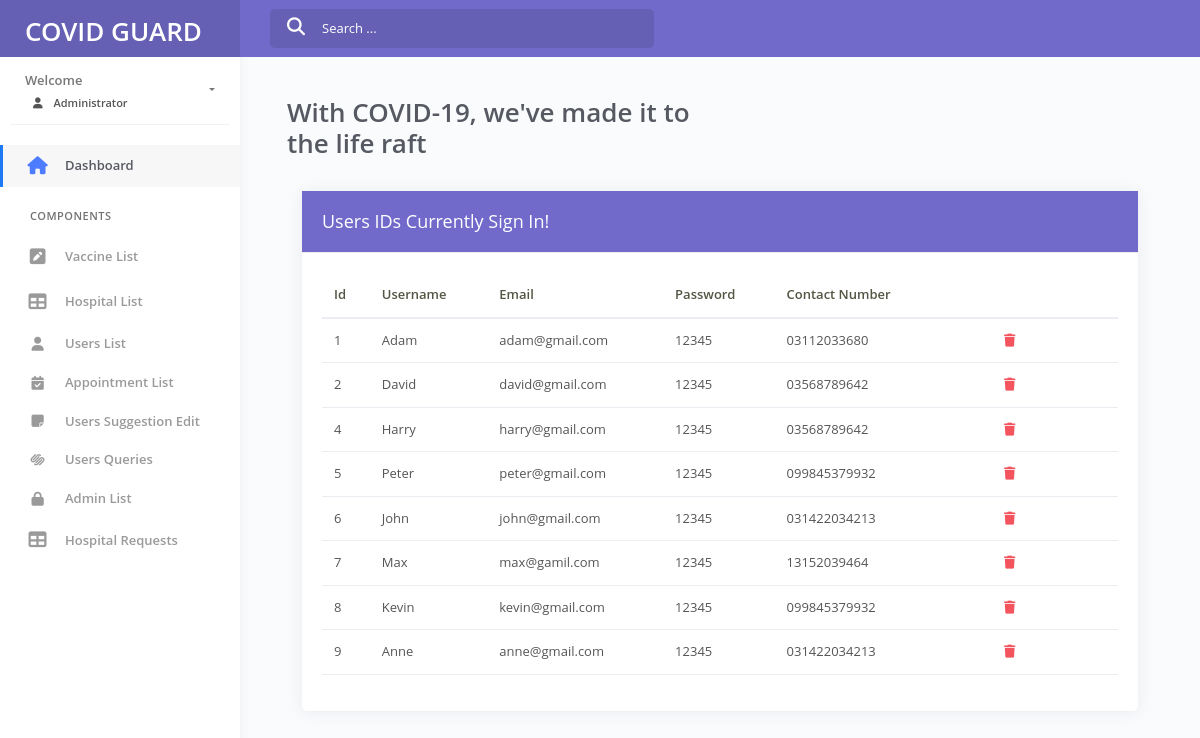
Screenshot of /Admin/Admin_panel/user.php with the database file from the repository.
### tables this page shows
CREATE TABLE `user_register` (
  `id` int(11) NOT NULL,
  `username` varchar(255) NOT NULL,
  `email` varchar(255) NOT NULL,
  `password` varchar(255) NOT NULL,
  `contact` varchar(255) NOT NULL
);

### Admin/Admin_panel/user.php (the view, shortened to what this page needs)
<?php
include("header.php");
include("connection.php");
?>
<link rel="stylesheet" href="https://cdnjs.cloudflare.com/ajax/libs/font-awesome/6.5.2/css/all.min.css" />
<div class="main-panel">
	<div class="content">
		<div class="page-inner">
          <div class="content-body">
    <div class="container-fluid">
        <div class="row page-titles mx-0">
                    <div class="col-sm-6 p-md-0">
                        <div class="welcome-text">
                            <h1 class="display-5 fw-bold my-3">With COVID-19, we've made it to the life raft</h1>
                        </div>
                    </div>
                </div>
            <div class="col-lg-12 mt-3">
                <div class="card">
                    <div class=" bg-secondary text-white card-header">
                        <h4 class="text-white card-title">Users IDs Currently Sign In!</h4>
                    </div>
                    <div class="card-body">
                        <div class="table-responsive ">
                            <table class="table table-responsive-sm text-dark">
                                <thead>
                                    <tr>
                                        <th>Id</th>
                                        <th>Username</th>
                                        <th>Email</th>
                                        <th>Password</th>
                                        <th>Contact Number</th>
                                        <th></th>
                                    </tr>
                                </thead>
                                <tbody>
                                <tr>
                                    <?php
                                       $sql = "select * from user_register";
                                       $result = mysqli_query($conn , $sql);
                                    while($rows = mysqli_fetch_assoc($result)){
                                    ?>
                                    <td><?php echo $rows['id'] ?>
                                </td>
                                                <td><?php echo $rows['username'] ?></td>
                                                <td><?php echo $rows['email'] ?> </td>
                                                <td><?php echo $rows['password'] ?> </td>
                                                <td><?php echo $rows['contact'] ?> </td>
                                                 <td>
                                                 <a href="user_delete.php?id=<?php echo $rows['id'];?>" class="mx-5 text-danger"> <i class="fa-solid fa-trash"></i></a>
                                                 </td>
                                </tr>
                                    <?php  } ?>
                              </tbody>
                            </table>
                        </div>
                    </div>
                </div>
            </div>
        </div>
    </div>
</div>
    </div>
</div>
<?php
    include("footer.php");
?>

### Admin/Admin_panel/header.php (shortened to what this page needs)
<!DOCTYPE html>
<html lang="en">
<head>
	<link rel="stylesheet" href="assets/css/bootstrap.min.css">
	<link rel="stylesheet" href="assets/css/azzara.min.css">
	<link rel="stylesheet" href="https://cdnjs.cloudflare.com/ajax/libs/font-awesome/6.5.2/css/all.min.css" />
	<link rel="stylesheet" href="assets/css/demo.css">
</head>
<body>
	<div class="wrapper">
		<div class="main-header" data-background-color="purple">
			<div class="logo-header">
				<a href="index.php" class="logo">
					<h1 class="fw-bold text-white mt-3">COVID GUARD</h1>
				</a>
				<div class="navbar-minimize">
					<button class="btn btn-minimize btn-rounded">
					</button>
				</div>
			</div>
			<nav class="navbar navbar-header navbar-expand-lg">
				<div class="container-fluid">
					<div class="collapse" id="search-nav">
						<form class="navbar-left navbar-form nav-search mr-md-3">
							<div class="input-group">
								<div class="input-group-prepend">
									<button type="submit" class="btn btn-search pr-1">
										<i class="fa fa-search search-icon"></i>
									</button>
								</div>
								<input type="text" placeholder="Search ..." class="form-control">
							</div>
						</form>
					</div>
				</div>
			</nav>
		</div>
		<div class="sidebar">
			<div class="sidebar-wrapper scrollbar-inner">
				<div class="sidebar-content">
					<div class="user">
						<div class="info">
							<a data-toggle="collapse" href="#collapseExample" aria-expanded="true">
								<span>
									<?php
										echo "<b>Welcome </b>".$_SESSION['username'];
									?>
									<span class="user-level fw-bold "><i class='fa-solid fa-user mx-2'></i>  Administrator</span>
									<span class="caret"></span>
								</span>
							</a>
						</div>
					</div>
					<ul class="nav">
						<li class="nav-item active">
							<a href="./index.php">
								<i class="fas fa-home"></i>
								<p>Dashboard</p>
							</a>
						</li>
						<li class="nav-section">
							<h4 class="text-section">Components</h4>
						</li>
						<li class="nav-item">
							<a href="./vaccine.php">
								<i class="fas fa-pen-square"></i>
								<p>Vaccine List</p>
							</a>
						</li>
						<li class="nav-item">
							<a href="./hospital.php">
								<i class="fas fa-table"></i>
								<p>Hospital List</p>
							</a>
						</li>
						<li class="nav-item">
							<a href="./user.php">
							<i class="fa-solid fa-user"></i>
								<p>Users List</p>
							</a>
						</li>
						<li class="nav-item">
							<a href="./appointment_show.php">
							<i class="fa-solid fa-calendar-check"></i>
								<p>Appointment List</p>
							</a>
						</li>
						<li class="nav-item">
							<a href="./user_suggestion.php">
							<i class="fa-solid fa-note-sticky"></i>
								<p>Users Suggestion Edit</p>
							</a>
						</li>
						<li class="nav-item">
							<a href="./user_queries.php">
							<i class="fa-brands fa-squarespace"></i>
								<p>Users Queries</p>
							</a>
						</li>
						<li class="nav-item">
							<a href="./admin.php">
							<i class="fa-solid fa-lock"></i>
								<p>Admin List</p>
							</a>
						</li>
						<li class="nav-item">
							<a href="./hospital_req.php">
								<i class="fas fa-table"></i>
								<p>Hospital Requests</p>
							</a>
						</li>
					</ul>
				</div>
			</div>
		</div>

### Admin/Admin_panel/footer.php (shortened to what this page needs)
</body>
</html>

### rows the page displays
user_register: id "1", username "Adam", email "adam@gmail.com", password "12345", contact "03112033680"
user_register: id "2", username "David", email "david@gmail.com", password "12345", contact "03568789642"
user_register: id "4", username "Harry", email "harry@gmail.com", password "12345", contact "03568789642"
user_register: id "5", username "Peter", email "peter@gmail.com", password "12345", contact "099845379932"
user_register: id "6", username "John", email "john@gmail.com", password "12345", contact "031422034213"
user_register: id "7", username "Max", email "max@gamil.com", password "12345", contact "13152039464"
user_register: id "8", username "Kevin", email "kevin@gmail.com", password "12345", contact "099845379932"
user_register: id "9", username "Anne", email "anne@gmail.com", password "12345", contact "031422034213"
